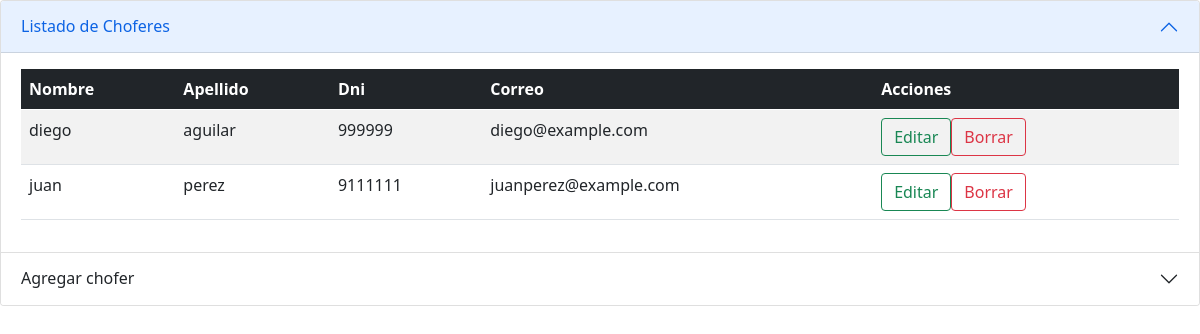
The app's page /vista_choferes.php with its own data.
### tables this page shows
CREATE TABLE `usuarios` (
  `email` varchar(30) NOT NULL,
  `nombre` varchar(50) NOT NULL,
  `apellido` varchar(50) NOT NULL,
  `DNI` int(11) NOT NULL,
  `clave` varchar(50) NOT NULL,
  `tipo_usuario` varchar(20) NOT NULL,
  `suspendido` tinyint(1) NOT NULL,
  `suscrito` tinyint(1) NOT NULL,
  `nro_tarjeta` int(11) DEFAULT NULL,
  `cod_seguridad` int(11) DEFAULT NULL,
  `fecha_vencimiento` date DEFAULT NULL,
  `activo` tinyint(1) NOT NULL DEFAULT 1
);

### php/dbh.php (called while the page is built, shortened)
<?php
class dbh {
    protected function connect(){
        $this->servername = "localhost";
        $this->username = "root";
        $this->password = "";
        $this->dbname = "combi19";
        $conn = new mysqli($this->servername, $this->username, $this->password, $this->dbname);
        return $conn;
    }
}

### php/choferes.php (called while the page is built)
<?php
class ChoferData extends dbh {
    protected function getChoferes(){
        $sql = "SELECT * FROM usuarios WHERE activo=1 AND tipo_usuario = 'chofer'";
        $result = $this->connect()->query($sql);
        $numRows = $result->num_rows;
        if ($numRows > 0) {
            while ($row = $result->fetch_assoc()) {
                $data[] = $row;
            }
            return $data;
        }
    }
}

### php/query_choferes.php (called while the page is built)
<?php
class Chofer extends ChoferData {
    public function showAllChoferes(){
        $data = $this->getChoferes();
        return $data;
    }
}

### vista_choferes.php (the view, shortened to what this page needs)
<?php
    include 'php/dbh.php';
    include 'php/choferes.php';
    include 'php/query_choferes.php';
?>
<!doctype html>
<html lang="en">
  <head>
    <link href="https://cdn.jsdelivr.net/npm/bootstrap@5.0.0-beta3/dist/css/bootstrap.min.css" rel="stylesheet">
  </head>
  <body>
  <div class="accordion" id="accordionExample">
  <div class="accordion-item">
    <h2 class="accordion-header" id="headingOne">
      <button class="accordion-button" id='acordionButton1' type="button" data-bs-toggle="collapse" data-bs-target="#collapseOne" aria-expanded="true" aria-controls="collapseOne">
        Listado de Choferes
      </button>
    </h2>
    <div id="collapseOne" class="accordion-collapse collapse show" aria-labelledby="headingOne" data-bs-parent="#accordionExample">
      <div class="accordion-body">
        <table class="table table-striped">
          <thead class="table-dark">
            <tr>
              <th scope="col">Nombre</th>
              <th scope="col">Apellido</th>
              <th scope="col">Dni</th>
              <th scope="col">Correo</th>
              <th scope="col">Acciones</th>
            </tr>
          </thead>
          <tbody>
            <?php
                $choferes = new Chofer();
                $nombreChoferes = $choferes->showAllChoferes();
              foreach ($nombreChoferes as $value) {
                  $email = $value['email'];
                  echo
                  "<tr>".
                    "<td>". $value['nombre'] . "</td>".
                    "<td>". $value['apellido'] . "</td>".
                    "<td>". $value['DNI'] . "</td>".
                    "<td>".$value['email'] . "</td>".
                    "<td>".
                      "<a href='vista_choferes.php?edit=$email'class='btn btn btn-outline-success'>Editar</a>".
                      "<a href='php/baja_chofer.php?delete=$email'class='btn btn-outline-danger ml-1'>Borrar</a>".
                    "</td>".
                  "</tr>";
              }
              ?>
          </tbody>
        </table>
      </div>
    </div>
  </div>
  <div class="accordion-item">
    <h2 class="accordion-header" id="headingTwo">
      <button class="accordion-button collapsed" id='acordionButton2' type="button" data-bs-toggle="collapse" data-bs-target="#collapseTwo" aria-expanded="false" aria-controls="collapseTwo">
        Agregar chofer
      </button>
    </h2>
</div>
  </body>
</html>

### records on screen
usuarios: nombre "diego", apellido "aguilar", DNI "999999", email "diego@example.com"
usuarios: nombre "juan", apellido "perez", DNI "9111111", email "juanperez@example.com"
